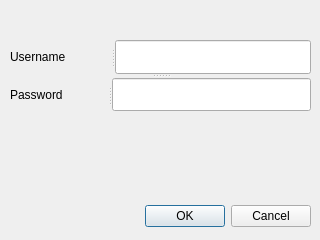
<?xml version="1.0" encoding="UTF-8"?>
<ui version="4.0">
 <class>AddUser</class>
 <widget class="QDialog" name="AddUser">
  <property name="geometry">
   <rect>
    <x>0</x>
    <y>0</y>
    <width>320</width>
    <height>240</height>
   </rect>
  </property>
  <property name="windowTitle">
   <string>Dialog</string>
  </property>
  <widget class="QDialogButtonBox" name="buttonBox">
   <property name="geometry">
    <rect>
     <x>10</x>
     <y>200</y>
     <width>301</width>
     <height>32</height>
    </rect>
   </property>
   <property name="orientation">
    <enum>Qt::Horizontal</enum>
   </property>
   <property name="standardButtons">
    <set>QDialogButtonBox::Cancel|QDialogButtonBox::Ok</set>
   </property>
  </widget>
  <widget class="QSplitter" name="splitter_3">
   <property name="geometry">
    <rect>
     <x>10</x>
     <y>40</y>
     <width>301</width>
     <height>71</height>
    </rect>
   </property>
   <property name="orientation">
    <enum>Qt::Vertical</enum>
   </property>
   <widget class="QSplitter" name="splitter">
    <property name="orientation">
     <enum>Qt::Horizontal</enum>
    </property>
    <widget class="QLabel" name="label">
     <property name="text">
      <string>Username</string>
     </property>
    </widget>
    <widget class="QLineEdit" name="lineEdit"/>
   </widget>
   <widget class="QSplitter" name="splitter_2">
    <property name="orientation">
     <enum>Qt::Horizontal</enum>
    </property>
    <widget class="QLabel" name="label_2">
     <property name="text">
      <string>Password</string>
     </property>
    </widget>
    <widget class="QLineEdit" name="lineEdit_2"/>
   </widget>
  </widget>
 </widget>
 <resources/>
 <connections>
  <connection>
   <sender>buttonBox</sender>
   <signal>accepted()</signal>
   <receiver>AddUser</receiver>
   <slot>accept()</slot>
   <hints>
    <hint type="sourcelabel">
     <x>248</x>
     <y>254</y>
    </hint>
    <hint type="destinationlabel">
     <x>157</x>
     <y>274</y>
    </hint>
   </hints>
  </connection>
  <connection>
   <sender>buttonBox</sender>
   <signal>rejected()</signal>
   <receiver>AddUser</receiver>
   <slot>reject()</slot>
   <hints>
    <hint type="sourcelabel">
     <x>316</x>
     <y>260</y>
    </hint>
    <hint type="destinationlabel">
     <x>286</x>
     <y>274</y>
    </hint>
   </hints>
  </connection>
 </connections>
</ui>
